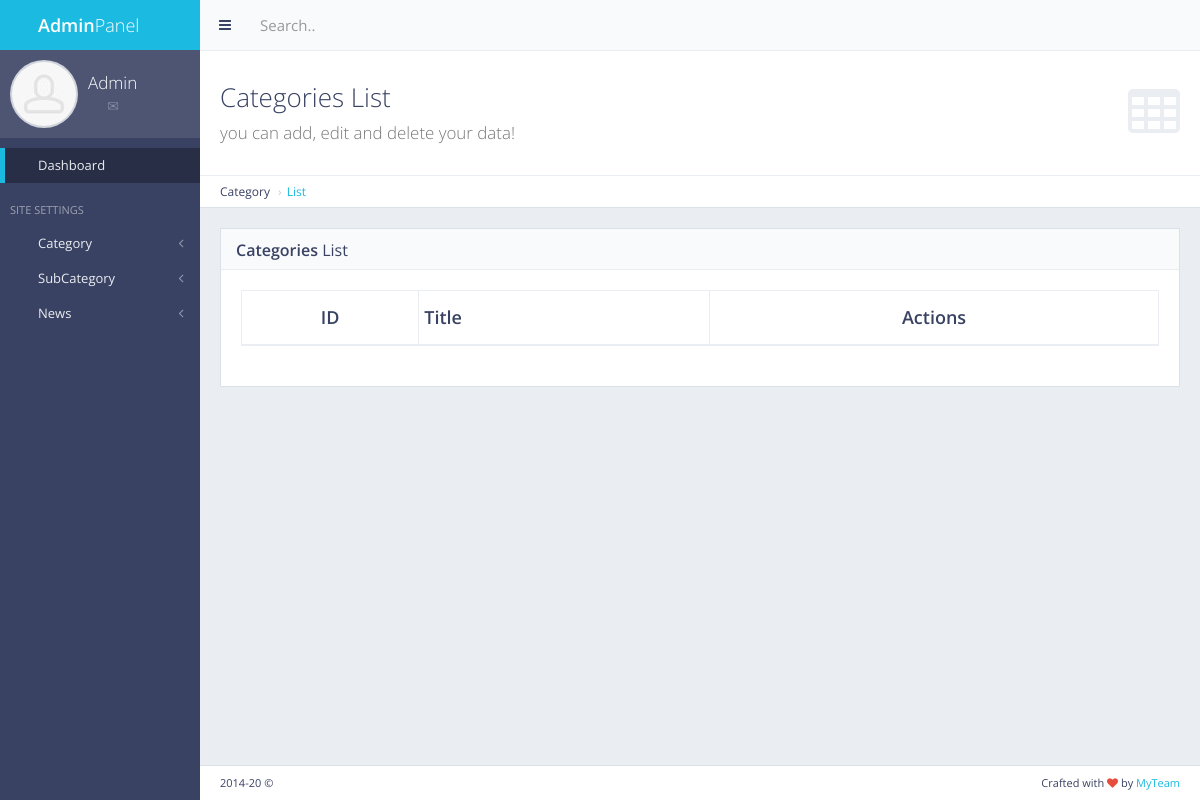
Page /panel/category/list/ on the earlier database version.
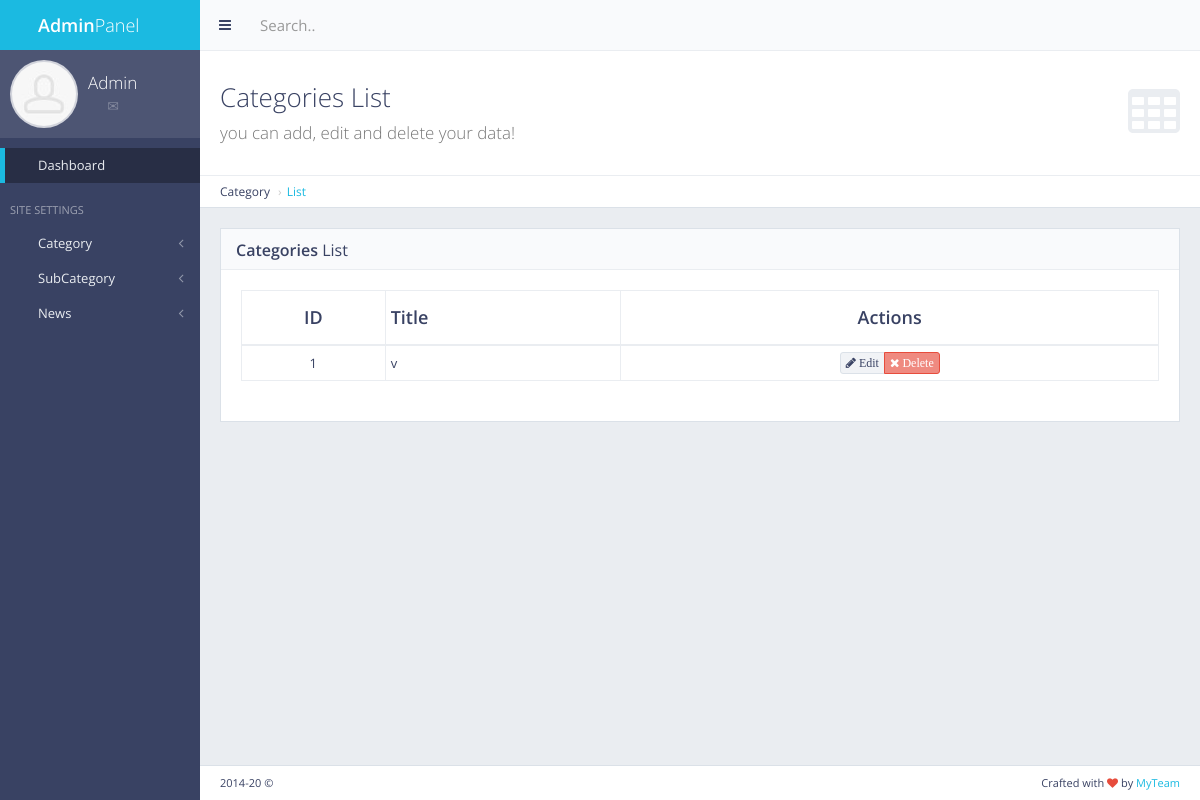
Same page on the later database version.
### cat/models.py (models this page shows, shortened)
class Cat(models.Model):
    name= models.CharField(max_length=50)

### cat/views.py (the view)
# urls.py: path('panel/category/list/', views.cat_list, name="cat_list"),
def cat_list(request):
    cat = Cat.objects.all()
    context = {'cat':cat}
    return render(request,'back/cat_list.html',context)

### templates/back/cat_list.html (shortened to what this page needs)
{% extends 'back/master.html' %}
{% load humanize %}
{% load static %}
{% block mainblock %}
    <div class="content-header">
        <div class="header-section">
            <h1>
                <i class="fa fa-table"></i>Categories List<br><small>you can add, edit and delete your data!</small>
            </h1>
        </div>
    </div>
    <ul class="breadcrumb breadcrumb-top">
        <li>Category</li>
        <li><a href="/panel/category/list/">List</a></li>
    </ul>
    <div class="block full">
        <div class="block-title">
            <h2><strong>Categories</strong> List</h2>
        </div>
        <div class="table-responsive">
            <table id="example-datatable" class="table table-vcenter table-condensed table-bordered">
                <thead>
                    <tr>
                        <th class="text-center">ID</th>
                        <th>Title</th>
                        <th class="text-center">Actions</th>
                    </tr>
                </thead>
                <tbody>
                    {% for cc in cat %}
                    <tr>
                        <td class="text-center">{{ cc.pk }}</td>
                        <td>{{ cc.name }}</td>
                        <td class="text-center">
                            <div class="btn-group">
                                <a href="{% url 'news_edit' pk=cc.pk %}" data-toggle="tooltip" title="Edit" class="btn btn-xs btn-default"><i class="fa fa-pencil"> Edit</i></a>
                                <a href="{% url 'news_delete' pk=cc.pk %}" data-toggle="tooltip" title="Delete" class="btn btn-xs btn-danger"><i class="fa fa-times"> Delete</i></a>
                            </div>
                        </td>
                    </tr>
                    {% endfor %}
                </tbody>
            </table>
        </div>
    </div>
{% endblock %}

Differences in the rows shown:
added Cat: pk "1", name "v"
